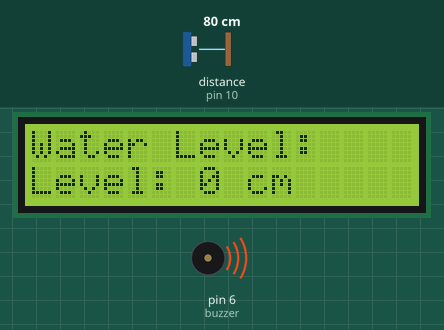
Recording of a sketch running on a simulated Arduino Uno, built with avr-gcc and run on an emulated ATmega328P. Parts: 16×2 character LCD, buzzer (waves = sounding, pin HIGH). Wiring (inferred from the names in the program): ultrasonic range finder: trigger pin 9; echo pin 10. The inputs (shaded band) are chosen by the test bench; at power-on: distance to the obstacle (sensor on pin 10) 80 cm. The echo pulse lasts 58.3 µs per cm; pins used as bus, display or sensor lines are not drawn.

Above: at 1.2 s.
1.3 s: distance to the obstacle (sensor on pin 10) set to 11 cm
3.1 s: distance to the obstacle (sensor on pin 10) set to 8 cm
At 4.1 s:
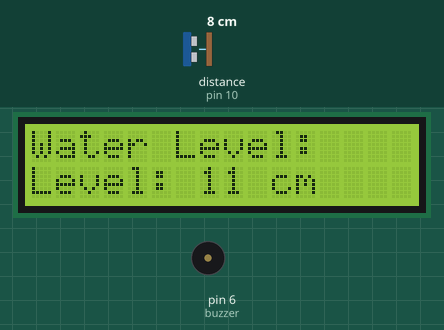
4.6 s: distance to the obstacle (sensor on pin 10) set to 35 cm
At 5.9 s:
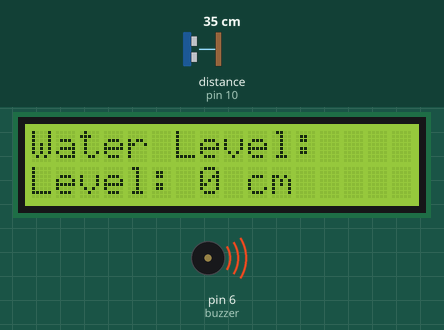
Timing chart, 0 to 7.6 s (numbered marks = the images above; inputs shaded):
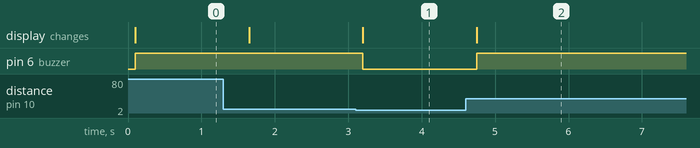

The sketch:

sketch_may09b.ino
```cpp
#include <Wire.h>
#include <LiquidCrystal_I2C.h>

// Set the LCD address to 0x27 for a 16 chars and 2 line display
LiquidCrystal_I2C lcd(0x27, 16, 2);

const int trigPin = 9;
const int echoPin = 10;
const int buzzer = 6;

// CHANGE THESE TO MATCH YOUR TANK
const int tankHeight = 18; // Total height from sensor to bottom in cm

void setup() {
  pinMode(trigPin, OUTPUT);
  pinMode(echoPin, INPUT);
  pinMode(buzzer, OUTPUT);

  lcd.init();
  lcd.backlight();
  lcd.setCursor(0, 0);
  lcd.print("Water Level:");
}

void loop() {
  long duration;
  int distance;
  int waterLevel;

  // Clear the trigger
  digitalWrite(trigPin, LOW);
  delayMicroseconds(2);

  // Send a 10 microsecond pulse
  digitalWrite(trigPin, HIGH);
  delayMicroseconds(10);
  digitalWrite(trigPin, LOW);

  // Read the echo
  duration = pulseIn(echoPin, HIGH);

  // Calculate distance in cm
  // Distance = (Time x Speed of Sound) / 2
  distance = duration * 0.034 / 2;

  // Calculate water level
  // If the sensor is at the top, Water Level = Total Height - Empty Space
  waterLevel = tankHeight - distance;

  // Safety check (if level is negative or above tank height)
  if (waterLevel < 0) waterLevel = 0;
  if (waterLevel > tankHeight) waterLevel = tankHeight;

  // Display on LCD
  lcd.setCursor(0, 1);
  lcd.print("Level: ");
  lcd.print(waterLevel);
  lcd.print(" cm    "); // Extra spaces to clear old digits

  // BUZZER ALERT (when water level is low)
  if (waterLevel >= 10) {
  digitalWrite(buzzer, LOW );  // ON
 } else {
    digitalWrite(buzzer, HIGH);   // OFF
 }

  delay(500); // Update every half second
}
```

Measured:
- the behaviour switches between 10 and 9 cm on distance to the obstacle (sensor on pin 10) (found by bisection; images 0 and 1)
- after the input at 3.1 s, pin 6 (buzzer): HIGH → LOW after 0.10 s; the display: changes after 0.10 s (image 1)
- after the input at 4.6 s, pin 6 (buzzer): LOW → HIGH after 0.15 s; the display: changes after 0.15 s (image 2)
